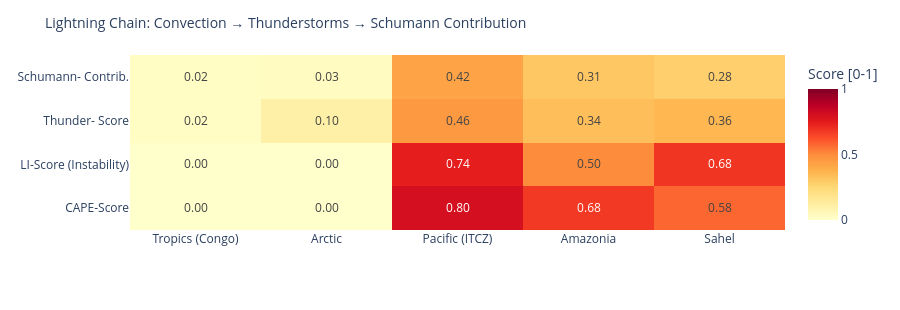

Notebook code for this chart:
### Code cell
# ============================================================
# LIGHTNING CHAIN: Convection → Thunderstorms → Schumann
# Shows the causal chain per measurement point as heatmap
# ============================================================

def cape_score(v):
    """CAPE → normalized score [0,1]"""
    if v is None or pd.isna(v): return 0.0
    return min(1.0, float(v) / 3000)

def li_score(v):
    """Lifted Index: negative = unstable → score [0,1]"""
    if v is None or pd.isna(v): return 0.3
    return min(1.0, max(0.0, (-float(v) + 6) / 12))

def cloud_score(v):
    if v is None or pd.isna(v): return 0.3
    return float(v) / 100

def thunder_score(row):
    """Kombinierter Gewitterwahrscheinlichkeits-Score
    CAPE + LI + Bedeckung + WMO-Gewitter + konvektiver Niederschlag (showers)
    Hinweis: X-Ray und Kp sind kein Bestandteil – nur geomagn./solarer Kontext.
    """
    cs = cape_score(row.get('cape'))
    ls = li_score(row.get('li'))
    cl = cloud_score(row.get('cloud'))
    t  = 1.0 if row.get('thunderstorm') else 0.0
    # Convective precipitation (showers) as additional indicator
    sh = min(1.0, (row.get('showers') or 0) / 5.0)
    return round(cs * 0.30 + ls * 0.25 + cl * 0.15 + t * 0.20 + sh * 0.10, 3)

def schumann_contribution(t_score, lat):
    """Schumann contribution: higher in tropics (±30°), scaled by thunderstorm score"""
    lat_weight = max(0.3, 1.0 - abs(lat) / 60)
    return round(t_score * lat_weight, 3)

df_atm['cape_score']   = df_atm.apply(lambda r: cape_score(r['cape']), axis=1)
df_atm['li_score']     = df_atm.apply(lambda r: li_score(r['li']),    axis=1)
df_atm['thunder_score']= df_atm.apply(lambda r: thunder_score(r.to_dict()), axis=1)
df_atm['schumann_contribution'] = df_atm.apply(
    lambda r: schumann_contribution(r['thunder_score'], r['lat']), axis=1)

metrics = ['cape_score', 'li_score', 'thunder_score', 'schumann_contribution']
labels  = ['CAPE-Score', 'LI-Score\n(Instability)', 'Thunder-\nScore', 'Schumann-\nContrib.']
z_data  = [df_atm[m].tolist() for m in metrics]

fig = go.Figure(go.Heatmap(
    z=z_data,
    x=df_atm['point'].tolist(),
    y=labels,
    colorscale='YlOrRd',
    zmin=0, zmax=1,
    text=[[f'{v:.2f}' for v in row] for row in z_data],
    texttemplate='%{text}', textfont=dict(size=12),
    colorbar=dict(title='Score [0-1]')
))
fig.update_layout(
    title=dict(text='Lightning Chain: Convection → Thunderstorms → Schumann Contribution', font=dict(size=14)),
    height=310,
    plot_bgcolor='rgba(0,0,0,0)', paper_bgcolor='rgba(0,0,0,0)',
    margin=dict(l=130, r=80, t=55, b=80)
)
fig.show()

### Figure 1 — Plotly figure (JSON) as saved in the notebook; plotly's stock layout.template omitted (floating-point values rounded to 4 significant figures)
{"data": [{"colorbar": {"title": {"text": "Score [0-1]"}}, "colorscale": [[0.0, "rgb(255,255,204)"], [0.125, "rgb(255,237,160)"], [0.25, "rgb(254,217,118)"], [0.375, "rgb(254,178,76)"], [0.5, "rgb(253,141,60)"], [0.625, "rgb(252,78,42)"], [0.75, "rgb(227,26,28)"], [0.875, "rgb(189,0,38)"], [1.0, "rgb(128,0,38)"]], "text": [["0.00", "0.00", "0.80", "0.68", "0.58"], ["0.00", "0.00", "0.74", "0.50", "0.68"], ["0.02", "0.10", "0.46", "0.34", "0.36"], ["0.02", "0.03", "0.42", "0.31", "0.28"]], "textfont": {"size": 12}, "texttemplate": "%{text}", "type": "heatmap", "x": ["Tropics (Congo)", "Arctic", "Pacific (ITCZ)", "Amazonia", "Sahel"], "y": ["CAPE-Score", "LI-Score\n(Instability)", "Thunder-\nScore", "Schumann-\nContrib."], "z": [[0.0, 0.0, 0.8, 0.6767, 0.5767], [0.0, 0.0, 0.7417, 0.5, 0.6833], [0.024, 0.101, 0.461, 0.335, 0.359], [0.022, 0.03, 0.423, 0.307, 0.281]], "zmax": 1, "zmin": 0}], "layout": {"height": 310, "margin": {"b": 80, "l": 130, "r": 80, "t": 55}, "paper_bgcolor": "rgba(0,0,0,0)", "plot_bgcolor": "rgba(0,0,0,0)", "title": {"font": {"size": 14}, "text": "Lightning Chain: Convection → Thunderstorms → Schumann Contribution"}}}
